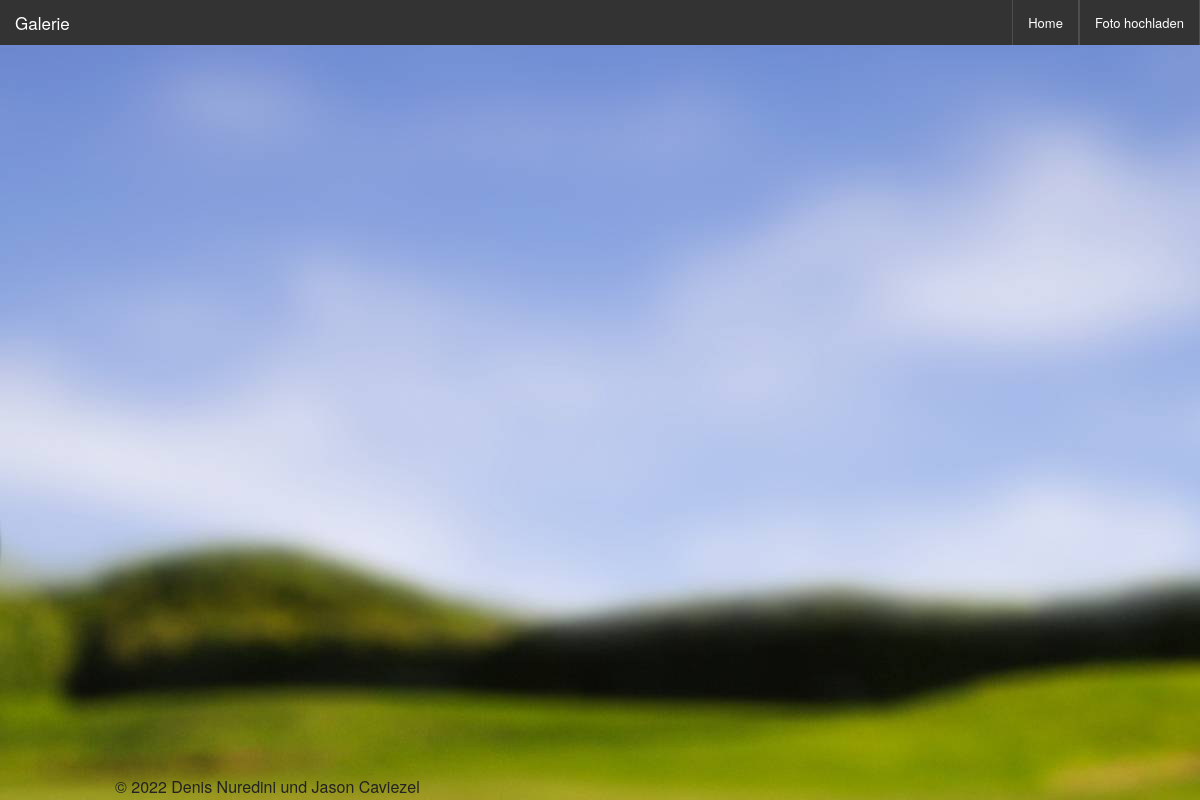
Before: / with the older database file.
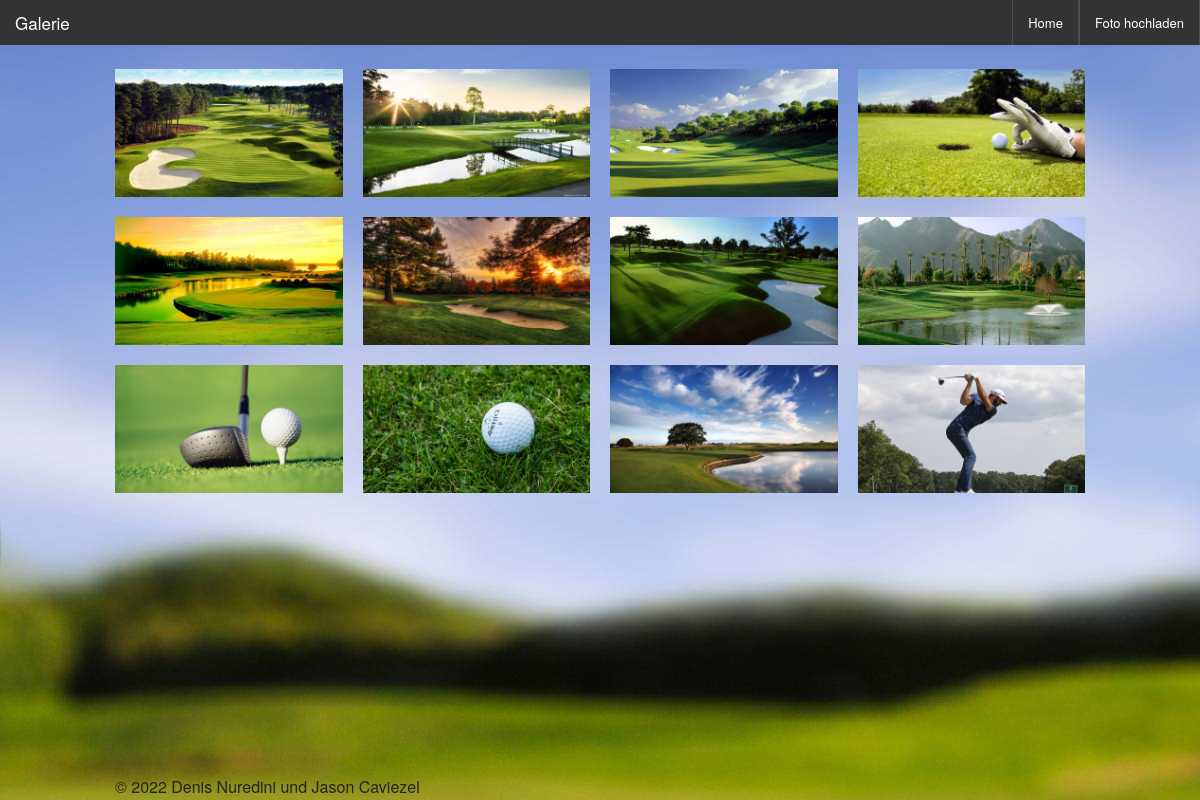
After: the same page with the newer database file.
### tables this page shows
CREATE TABLE `tbl_photos` (
  `img_id` int(11) NOT NULL,
  `img_name` varchar(255) NOT NULL,
  `img_path` varchar(255) NOT NULL,
  `img_type` varchar(255) NOT NULL,
  `img_title` varchar(255) NOT NULL,
  `img_height` varchar(255) NOT NULL,
  `img_width` varchar(255) NOT NULL,
  `img_time` varchar(255) NOT NULL
);

### index.php (the view, shortened to what this page needs)
<!DOCTYPE html>
<html lang="en">
   <head>
       <link rel="stylesheet" href="css/foundation.css" />
   </head>
   <body>
      <nav class="top-bar" data-topbar role="navigation">
         <ul class="title-area">
            <li class="name">
               <h1><a>Galerie</a></h1>
            </li>
         </ul>
         <section class="top-bar-section">
            <ul class="right">
               <li><a href="index.php">Home</a></li>
               <li><a href="upload-photo.php" data-reveal-id="uploadModal" data-reveal-ajax="true">Foto hochladen</a></li>
            </ul>
         </section>
      </nav>
      <br/>
      <div class="row">
         <div class="large-12 columns">
            <ul class="clearing-thumbs small-block-grid-1 medium-block-grid-2 large-block-grid-4" data-clearing>
               <?php
               require 'dbc.php';
               $stmt = $dbc->query("SELECT * FROM tbl_photos ORDER by img_id ASC");
               foreach ($stmt as $img) {
               ?>
               <li>
                  <a href="<?= $img['img_path']; ?>">
                  <img data-caption="Name: <?= $img['img_title']; ?>, Höhe: <?= $img['img_height']; ?>, Breite: <?= $img['img_width']; ?>" src="<?= $img['img_path']; ?>"></a>
               </li>
               <?php } ?>
            </ul>
         </div>
      </div>
      <div id="footer">
         <div class="row">
            <div class="large-6 columns" style="margin-top: -25px;">
               &copy; 2022 Denis Nuredini und Jason Caviezel
            </div>
         </div>
      </div>
 </body>
</html>

### index.php (style rules this page uses)
body { background-image: url('background.jpg'); }
#footer { color white; }

Changed rows visible on the page:
added tbl_photos: img_path (picture)
added tbl_photos: img_path (picture)
added tbl_photos: img_path (picture)
added tbl_photos: img_path (picture)
added tbl_photos: img_path (picture)
added tbl_photos: img_path (picture)
added tbl_photos: img_path (picture)
added tbl_photos: img_path (picture)
added tbl_photos: img_path (picture)
added tbl_photos: img_path (picture)
added tbl_photos: img_path (picture)
added tbl_photos: img_path (picture)
